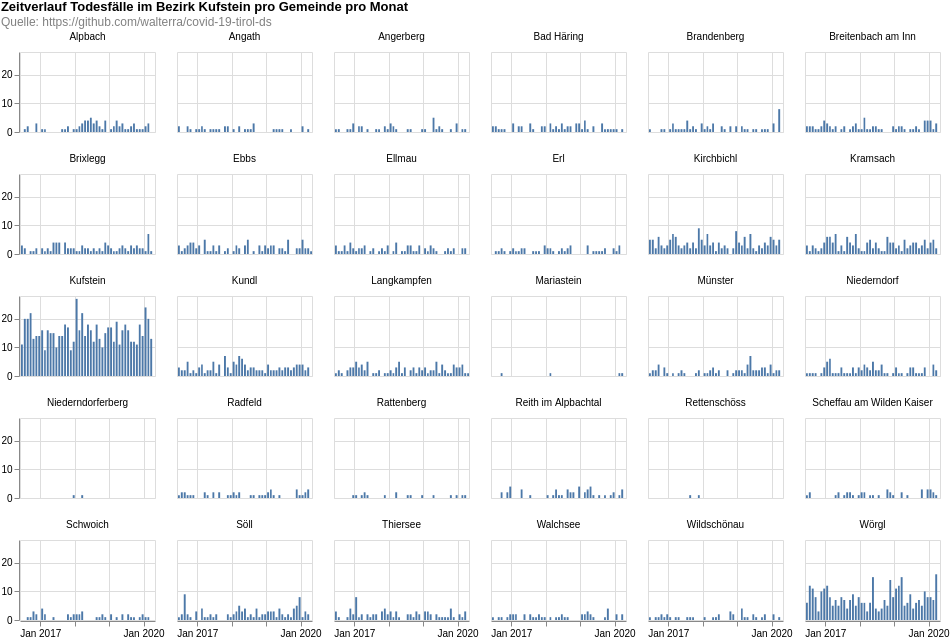

This figure's Vega-Lite source:
### Vega-Lite specification from a JSON file in a GitHub repository (floating-point values rounded to 4 significant figures; data arrays with more than 128 entries replaced by an {"elided": "..."} marker saying what was removed)
{"config": {"view": {"continuousWidth": 400, "continuousHeight": 300}}, "data": {"name": "data-6d5b8087c8a1a7a0a021d6d43509f73e"}, "facet": {"type": "nominal", "field": "municipaly", "title": null}, "spec": {"mark": "bar", "encoding": {"tooltip": [{"type": "temporal", "field": "date", "timeUnit": "yearmonth"}, {"type": "quantitative", "aggregate": "sum", "field": "count"}], "x": {"type": "temporal", "field": "date", "timeUnit": "yearmonth", "title": null}, "y": {"type": "quantitative", "aggregate": "sum", "field": "count", "title": null}}, "height": 80, "width": 135}, "columns": 6, "padding": 0, "title": {"text": ["Zeitverlauf Todesfälle im Bezirk Kufstein pro Gemeinde pro Monat"], "subtitle": ["Quelle: https://github.com/walterra/covid-19-tirol-ds"], "color": "black", "subtitleColor": "gray"}, "$schema": "https://vega.github.io/schema/vega-lite/v4.0.2.json", "datasets": {"data-6d5b8087c8a1a7a0a021d6d43509f73e": {"elided": "2627 records"}}}
